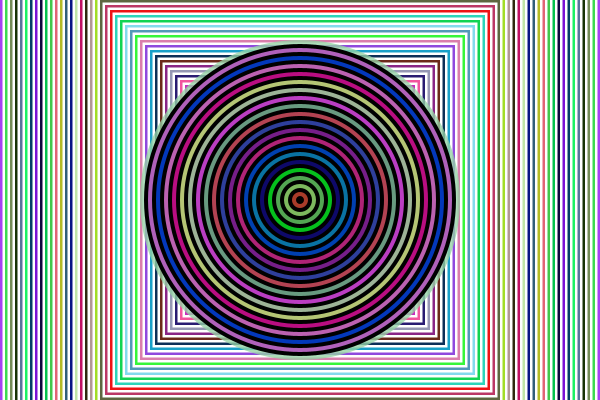
Frame 1 (no input)
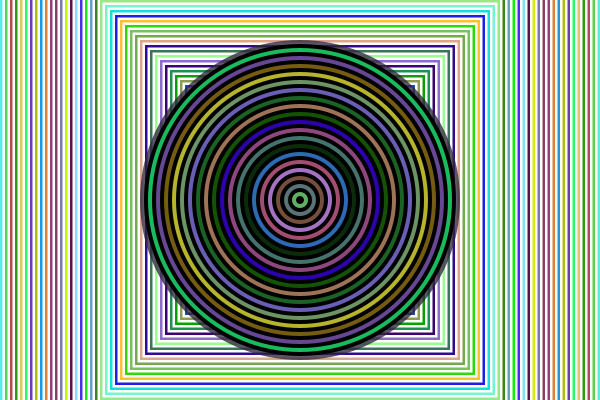
Frame 60 (the mouse pressed at the canvas centre just before this capture)
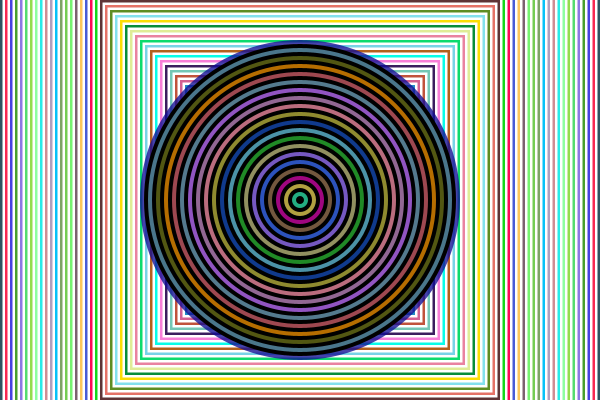
Frame 120 (the mouse held since frame 60 and released just before this capture)

The Processing sketch that drew these frames (run headless with seeded random() and noise(); from frame 60 on, the mouse is pressed at the canvas centre):

// Processing sketch: processing_37528
// ── processing_37528.pde

// Homework 5
// copyright John Mailley, September 2011, Pittsburgh, PA 15289

int y, x;
color col;

void setup()
{
  size(600, 400);
  background( 0);
  noFill();
  noStroke();
  smooth();
  noCursor();
  frameRate(100);
  rectMode(CENTER);
}

void draw()
{ 
  x = width;  
  
  while( x > 0)
  {
    if (x % 2 == 0)
    {
      col = color( random( 255), random( 255), random( 255));
      fill( col);
    }
    
    else
    {
      fill(255);
    }
    rect( width/2, height/2, x, x);
    x = x - 5;
   
    }
    
      y = height/2;
  while( y > 0 )
  {
    if (y % 2 == 0)
    {
      col = color( random( 256), random( 256), random( 256), 200);
      fill( col);
    }
  
    else
    {
      fill(0);
    }
      ellipse( width/2, height/2, y*1.6, y*1.6);
      y = y - 5;
    }
  
}

void mouseMoved()
 {
    col = color( random( 255), random( 255), random( 255));
    fill( col);
    strokeWeight(1);
    stroke(col);
    triangle( width/2, height/2, mouseX, mouseY, mouseX + 50, mouseY + 50);
    }
    
